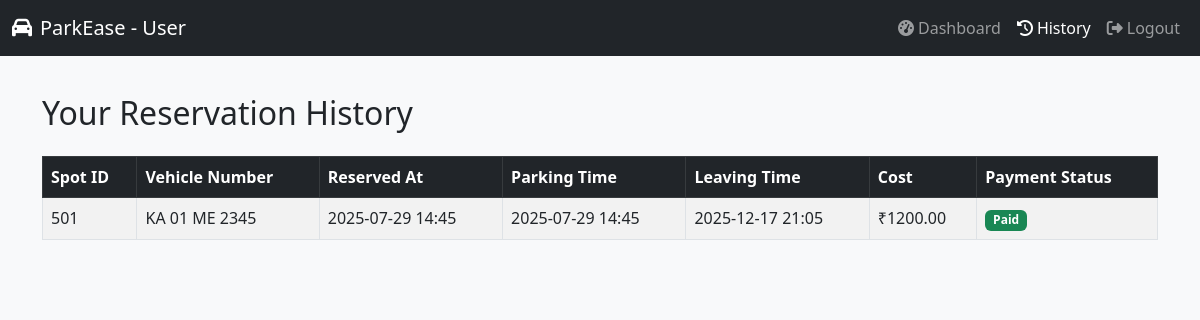
The page /history (signed in) on the database its author committed.
### models/reservation.py (models this page shows)
class Reservation(db.Model):
    __tablename__ = 'reservation'
    reservation_id = db.Column(db.Integer, primary_key=True, autoincrement=True)
    spot_id = db.Column(db.Integer, db.ForeignKey('parking_spot.spot_id'), nullable=False)
    user_id = db.Column(db.Integer, db.ForeignKey('user_admin.id'), nullable=False)
    reservation_timestamp = db.Column(db.DateTime, default=datetime.utcnow)
    parking_timestamp = db.Column(db.DateTime, default=datetime.utcnow)
    leaving_timestamp = db.Column(db.DateTime, nullable=True)
    parking_cost_per_time = db.Column(db.Float, nullable=False)
    vehicle_number = db.Column(db.String(20), nullable=False)
    payment_status = db.Column(db.String(20), default="Pending")
    payment = db.relationship('Payment', back_populates='reservation', uselist=False, cascade="all, delete")

### models/payments.py (models this page shows, shortened)
class Payment(db.Model):
    __tablename__ = 'payment'
    payment_id = db.Column(db.Integer, primary_key=True, autoincrement=True)
    reservation_id = db.Column(db.Integer, db.ForeignKey('reservation.reservation_id'), nullable=False)
    amount = db.Column(db.Float, nullable=False)
    payment_method = db.Column(db.String(50), nullable=False)
    payment_status = db.Column(db.String(20), default='Pending')
    payment_timestamp = db.Column(db.DateTime, default=datetime.utcnow)
    reservation = db.relationship('Reservation', back_populates='payment')

### app.py (the view)
@app.route('/history')
@login_required
def history():
    reservations = Reservation.query.filter_by(user_id=current_user.id).order_by(
        Reservation.reservation_timestamp.desc()
    ).all()
    return render_template('history.html', reservations=reservations)

### app.py (called while the page is built)
@login_manager.user_loader
def load_user(user_id):
    return User_Admin.query.get(int(user_id))

### templates/history.html (shortened to what this page needs)
<!DOCTYPE html>
<html lang="en">
<head>
    <link href="https://cdn.jsdelivr.net/npm/bootstrap@5.3.0/dist/css/bootstrap.min.css" rel="stylesheet">
    <link href="https://cdnjs.cloudflare.com/ajax/libs/font-awesome/6.4.0/css/all.min.css" rel="stylesheet">
</head>
<body>
<nav class="navbar navbar-expand-lg navbar-dark bg-dark fixed-top">
    <div class="container-fluid">
        <a class="navbar-brand" href="#"><i class="fas fa-car me-2"></i>ParkEase - User</a>
        <div class="collapse navbar-collapse" id="navbarNav">
            <ul class="navbar-nav ms-auto">
                <li class="nav-item">
                    <a class="nav-link" href="{{ url_for('user_dashboard') }}"><i class="fas fa-tachometer-alt me-1"></i>Dashboard</a>
                </li>
                <li class="nav-item">
                    <a class="nav-link active" href="{{ url_for('history') }}"><i class="fas fa-clock-rotate-left me-1"></i>History</a>
                </li>
                <li class="nav-item">
                    <a class="nav-link" href="{{ url_for('logout') }}"><i class="fas fa-sign-out-alt me-1"></i>Logout</a>
                </li>
            </ul>
        </div>
    </div>
</nav>
<div class="container">
    <h2 class="mt-4">Your Reservation History</h2>
    {% if reservations %}
    <div class="table-responsive mt-4">
        <table class="table table-bordered table-striped">
            <thead class="table-dark">
                <tr>
                    <th>Spot ID</th>
                    <th>Vehicle Number</th>
                    <th>Reserved At</th>
                    <th>Parking Time</th>
                    <th>Leaving Time</th>
                    <th>Cost</th>
                    <th>Payment Status</th>
                </tr>
            </thead>
            <tbody>
                {% for res in reservations %}
                <tr>
                    <td>{{ res.spot_id }}</td>
                    <td>{{ res.vehicle_number }}</td>
                    <td>{{ res.reservation_timestamp.strftime('%Y-%m-%d %H:%M') if res.reservation_timestamp else 'N/A' }}</td>
                    <td>{{ res.parking_timestamp.strftime('%Y-%m-%d %H:%M') if res.parking_timestamp else 'N/A' }}</td>
                    <td>{{ res.leaving_timestamp.strftime('%Y-%m-%d %H:%M') if res.leaving_timestamp else 'N/A' }}</td>
                    <td>
                        {% if res.payment %}
                            ₹{{ "%.2f"|format(res.payment.amount) }}
                        {% else %}
                            —
                        {% endif %}
                    </td>
                    <td>
                        {% if res.payment_status == 'Paid' %}
                            <span class="badge bg-success">Paid</span>
                        {% elif res.payment_status == 'Pending' %}
                            <span class="badge bg-warning text-dark">Pending</span>
                        {% else %}
                            <span class="badge bg-secondary">{{ res.payment_status }}</span>
                        {% endif %}
                    </td>
                </tr>
                {% endfor %}
            </tbody>
        </table>
    </div>
    {% else %}
        <p class="text-muted mt-4">You have no past reservations.</p>
    {% endif %}
</div>
</body>
</html>

### templates/history.html (style rules this page uses)
body { padding-top: 70px; background-color: #f8f9fa; }

### rows shown on the page
Reservation: spot_id "501", vehicle_number "KA 01 ME 2345", reservation_timestamp "2025-07-29 14:45", parking_timestamp "2025-07-29 14:45", leaving_timestamp "2025-12-17 21:05", payment_status "Paid"
Payment: payment.amount "1200.00"
